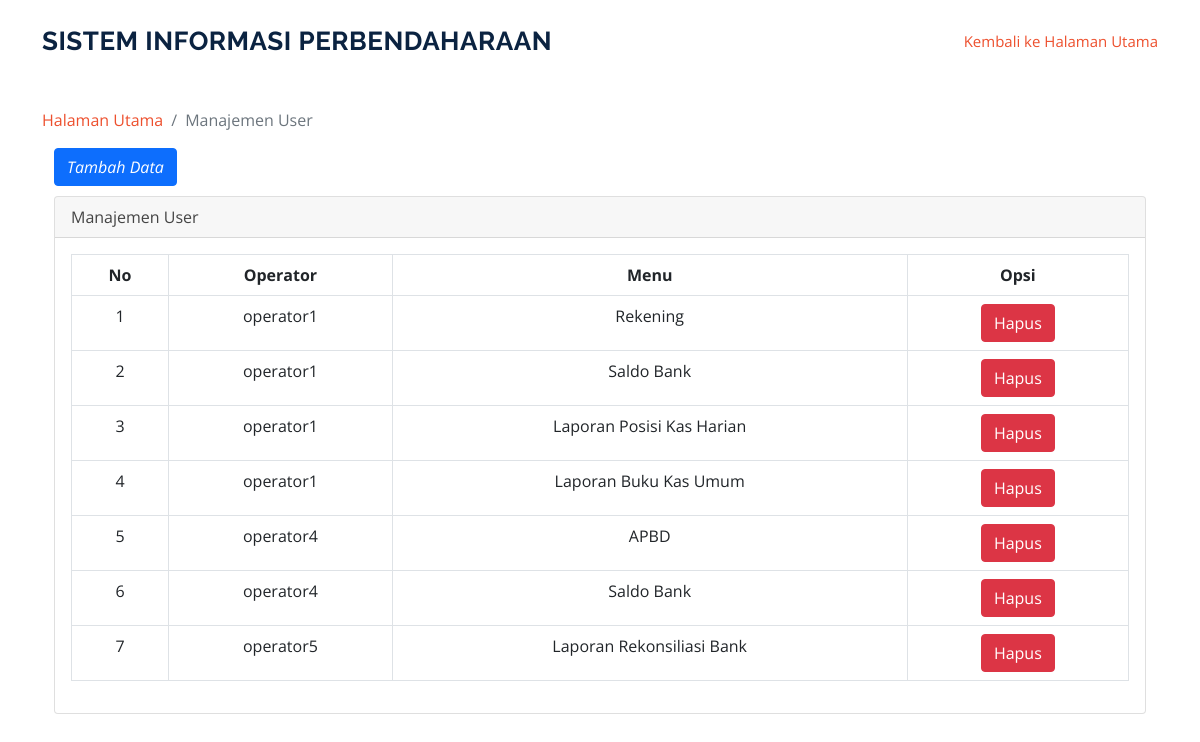
Page /index.php/manageuser on the committed database.
### tables this page shows
CREATE TABLE `user_access_menu` (
  `id` int(11) NOT NULL,
  `role_id` int(11) NOT NULL,
  `menu_id` int(11) NOT NULL
);

CREATE TABLE `user` (
  `id` int(11) NOT NULL,
  `name` varchar(128) NOT NULL,
  `username` varchar(128) NOT NULL,
  `password` varchar(256) NOT NULL,
  `role_id` int(11) NOT NULL,
  `is_active` int(1) NOT NULL
);

CREATE TABLE `user_menu` (
  `id` int(11) NOT NULL,
  `menu` varchar(128) NOT NULL
);

### application/controllers/Manageuser.php (called while the page is built, shortened)
<?php
class Manageuser extends CI_Controller {
    public function __construct()
    {
        $this->load->model('model_manageuser');
    }
    public function index(){
        $data['content'] = $this->model_manageuser->GetManageUser();
        $this->load->view('manageuser/manageuser', $data);
    }
}

### index.php (called while the page is built, shortened)
<?php
require_once BASEPATH.'core/CodeIgniter.php';

### application/models/Model_manageuser.php (called while the page is built, shortened)
<?php if ( ! defined('BASEPATH')) exit('No direct script access allowed');
class Model_manageuser extends CI_Model {
	function GetManageUser()
    {
        $this->db->select('*,user_access_menu.id AS iduam');
        $this->db->where('user_access_menu.role_id !=', 1);
        $this->db->order_by('user_access_menu.role_id', 'ASC');
        $this->db->order_by('user_access_menu.menu_id', 'ASC');
        return $this->db->from('user_access_menu')
            ->join('user','user.role_id=user_access_menu.role_id')
            ->join('user_menu','user_menu.id=user_access_menu.menu_id')
    		->get();
    }
}

### application/views/manageuser/manageuser.php (the view, shortened to what this page needs)
</head>
<section id_ssh="services" class="services">
      <div class="container">
      <ol class="breadcrumb" >
        <li class="breadcrumb-item">
          <a href="<?php echo base_url('user/index')?>">Halaman Utama</a>
        </li>
        <li class="breadcrumb-item active">Manajemen User</li>
      </ol>
      <div class="container">
      <a href="<?php echo base_url('manageuser/menambahdatamanageuser')?>" class="btn btn-primary" style="margin-bottom: 10px;"><i class="fa fa-plus">Tambah Data</a></i>
  <div class="card mb-3">
        <div class="card-header">
          <i class="fa fa-table"></i>Manajemen User</div>
        <div class="card-body">
          <div class="table-responsive">
            <table class="table table-bordered" id="dataTable" width="100%" cellspacing="0">
              <thead>
                <tr class="text-center">
                  <th>No</th>
                  <th>Operator</th>
                  <th>Menu</th>
                  <th>Opsi</th>
                </tr>
              </thead>
            <tbody  class="text-center">
                <tr>
                <?php
                  $i = 1;
                  foreach ($content->result() as $data) : ?>
                  <td><?= $i ?></td>
                  <td><?= $data->name?></td>
                  <td><?= $data->menu ?></td>
                  <td>
                      <a href="<?php echo base_url()?>manageuser/action_deletedatamanageuser/<?php echo $data->iduam; ?>" onclick="return confirm('Apakah anda yakin?');" class="btn btn-danger">Hapus<i class="fa fa-trash"></i></a>
                  </td>
                </tr>
                    <?php
                      $i++;
                    endforeach;
                  ?>
              </tbody>
            </table>
          </div>
        </div>
      </div>
    </div>
  </div>

### assets2/css/style.css (style rules this page uses)
body { font-family: "Open Sans", sans-serif; color: #444444; }
a { color: #ed502e; text-decoration: none; }
section { padding: 60px 0; }

### rows in the picture
user_access_menu: user.name "operator1", user_menu.menu "Rekening"
user_access_menu: user.name "operator1", user_menu.menu "Saldo Bank"
user_access_menu: user.name "operator1", user_menu.menu "Laporan Posisi Kas Harian"
user_access_menu: user.name "operator1", user_menu.menu "Laporan Buku Kas Umum"
user_access_menu: user.name "operator4", user_menu.menu "APBD"
user_access_menu: user.name "operator4", user_menu.menu "Saldo Bank"
user_access_menu: user.name "operator5", user_menu.menu "Laporan Rekonsiliasi Bank"
